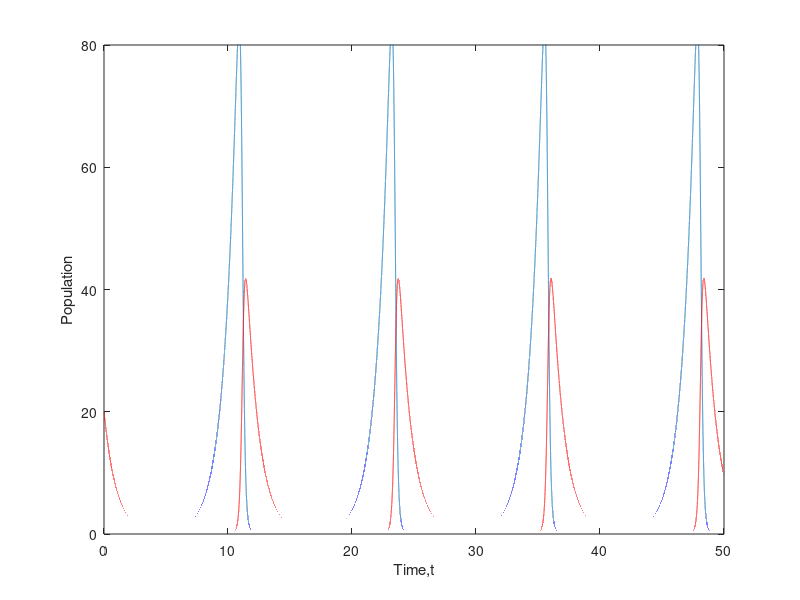
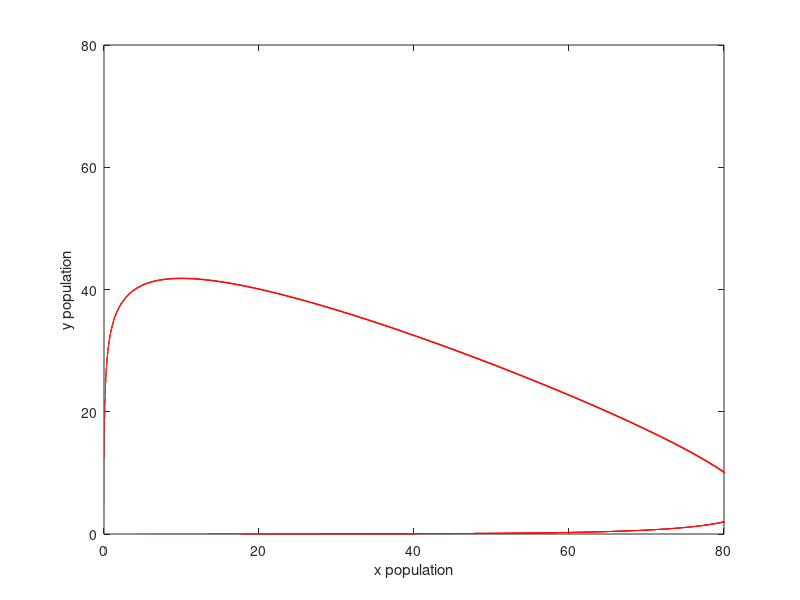

These figures' MATLAB source, in order:
clear all;
close all;
%provide input
a=1; b=0.2; m=1; n=0.1;
f=@(t,x,y) (a-b*y)*x;  % RHS of x differential equation to be solved
g=@(t,x,y) (-m+n*x)*y;  % RHS of y differential equation to be solved
T =50;                %maximum time
dt=0.0001;              % deltat
t0=0;                %initial time
x0=0.1; y0=20;         %initial values
 
% set up t and y vectors
N= round(T/dt);
t= zeros(1, N+1);
x= zeros(1, N+1);
y= zeros(1, N+1);
 
t(1)= t0; x(1)= x0; y(1)= y0;
 
%apply euler to generate the y values
for k=2: N+1
    x(k)=x(k-1)+f(t(k-1),x(k-1),y(k-1))*dt;
    y(k)=y(k-1)+g(t(k-1),x(k-1),y(k-1))*dt;
    t(k)=t(k-1)+dt;
end
%plot the numerical solution
figure(1);  %Graph of (t,x and y)
plot(t,x);
xlabel('Time,t');
ylabel('Population')
axis([0 T 0 80]);
hold on;
plot(t,y,'r');
 
figure(2) %Graph of (,y)
plot(x,y,'r');
xlabel('x population');
ylabel('y population');
axis([0 80 0 80]);
